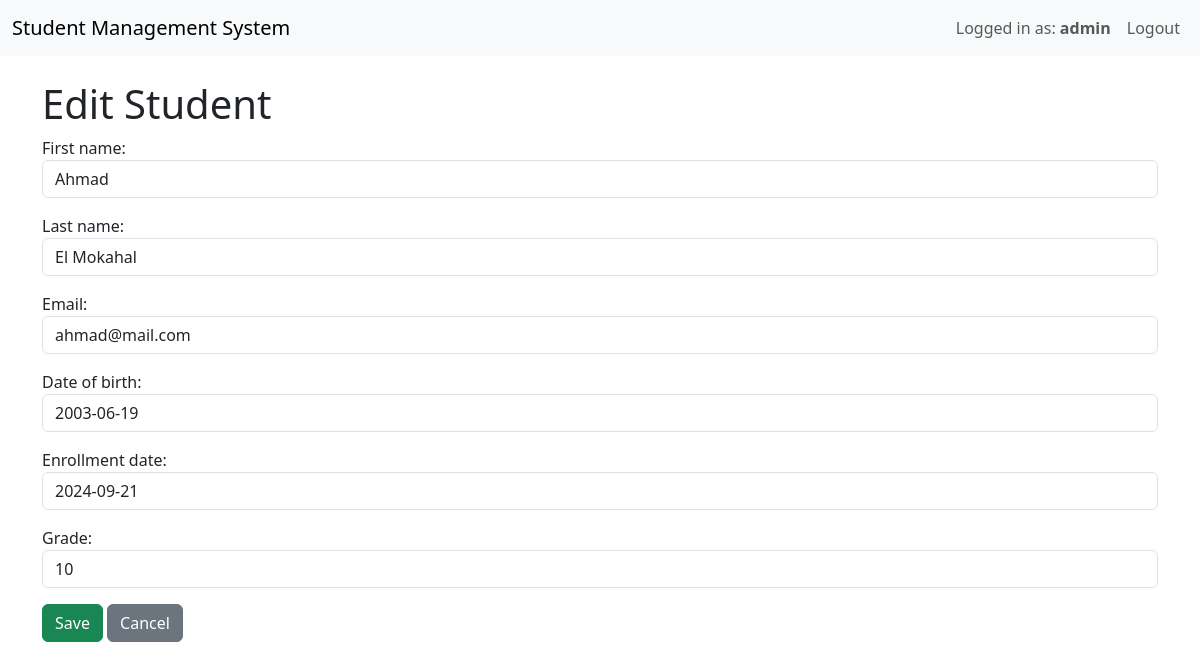
The page /students/students/1/edit/ (signed in) on the database its author committed.
### students/models.py (models this page shows, shortened)
class Student(models.Model):
    first_name = models.CharField(max_length=50)
    last_name = models.CharField(max_length=50)
    email = models.EmailField(unique=True)
    date_of_birth = models.DateField()
    enrollment_date = models.DateField()
    grade = models.IntegerField()

### students/views.py (the view)
# urls.py: path('students/<int:pk>/edit/', views.student_edit, name='student_edit'),
@login_required
def student_edit(request, pk):
    student = get_object_or_404(Student, pk=pk)
    if request.method == 'POST':
        form = StudentForm(request.POST, instance=student)
        if form.is_valid():
            form.save()
            return redirect('student_list')
    else:
        form = StudentForm(instance=student)
    return render(request, 'students/student_form.html', {'form': form})

### students/forms.py (shortened to what this page needs)
class StudentForm(forms.ModelForm):
    class Meta:
        model = Student
        fields = ['first_name', 'last_name', 'email', 'date_of_birth', 'enrollment_date', 'grade']
    def __init__(self, *args, **kwargs):
        super(StudentForm, self).__init__(*args, **kwargs)
        for field in self.fields:
            self.fields[field].widget.attrs.update({'class': 'form-control'})

### students/templates/students/student_form.html (shortened to what this page needs)
{% extends 'students/base.html' %}
{% block content %}
    <h1>{{ form.instance.pk|yesno:"Edit Student,Add a New Student" }}</h1>
    <form method="POST">
        <div class="mb-3">
            {{ form.first_name.label_tag }}
            {{ form.first_name }}
        </div>
        <div class="mb-3">
            {{ form.last_name.label_tag }}
            {{ form.last_name }}
        </div>
        <div class="mb-3">
            {{ form.email.label_tag }}
            {{ form.email }}
        </div>
        <div class="mb-3">
            {{ form.date_of_birth.label_tag }}
            {{ form.date_of_birth }}
        </div>
        <div class="mb-3">
            {{ form.enrollment_date.label_tag }}
            {{ form.enrollment_date }}
        </div>
        <div class="mb-3">
            {{ form.grade.label_tag }}
            {{ form.grade }}
        </div>
        <button type="submit" class="btn btn-success">Save</button>
        <a href="{% url 'student_list' %}" class="btn btn-secondary">Cancel</a>
    </form>
{% endblock %}

### students/templates/students/base.html (shortened to what this page needs)
<!DOCTYPE html>
<html lang="en">
<head>
    <link href="https://cdn.jsdelivr.net/npm/bootstrap@5.3.0-alpha1/dist/css/bootstrap.min.css" rel="stylesheet">
</head>
<body>
    <nav class="navbar navbar-expand-lg navbar-light bg-light">
        <div class="container-fluid">
            <a class="navbar-brand" href="{% url 'student_list' %}">Student Management System</a>
            <div class="collapse navbar-collapse">
                <ul class="navbar-nav ms-auto">
                    {% if user.is_authenticated %}
                        <li class="nav-item">
                            <a class="nav-link" href="#">Logged in as: <b>{{ user.username }}</b></a>
                        </li>
                        <li class="nav-item">
                            <a class="nav-link" href="{% url 'logout' %}">Logout</a>
                        </li>
                    {% else %}
                        <li class="nav-item">
                            <a class="nav-link" href="{% url 'login' %}"><b>Login</b></a>
                        </li>
                    {% endif %}
                </ul>
            </div>
        </div>
    </nav>
    <br>
    <div class="container">
        {% block content %}{% endblock %}
    </div>
</body>
</html>

### rows shown on the page
Student: instance.pk "Edit Student", first_name "Ahmad", last_name "El Mokahal", email "ahmad@mail.com", date_of_birth "2003-06-19", enrollment_date "2024-09-21", grade "10"

### other values the page prints
{{ user.username }} "admin"
